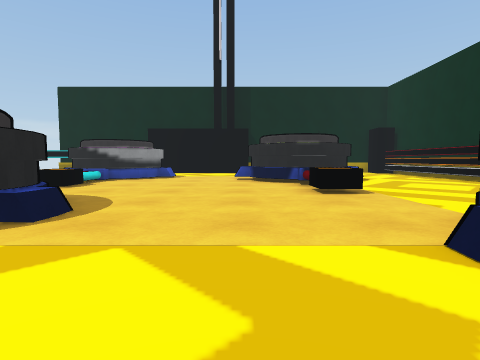
View 1 (above)

19 first-person views from a walk through a scene from a Unity 3-D project. The camera is 0.72 m above the floor, tilts 4° down and sees 80° across. The floor is counted in squares, 1 m on a side. Each view is taken from the middle of a square. On the plan, view 1 faces up. The plan holds only what a view shows up to about 10 squares ahead; the rest is blank. The player character is not drawn.

View 2
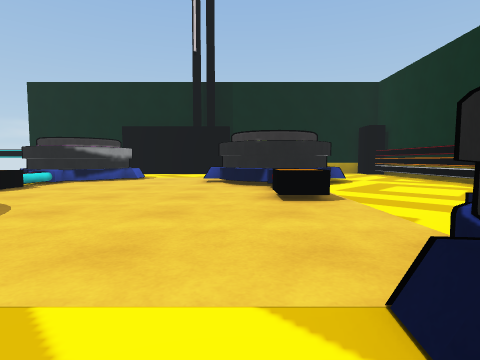

View 3
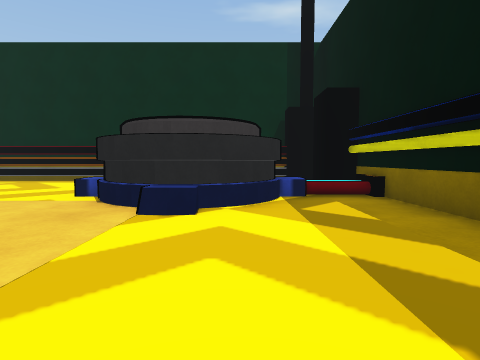

View 4
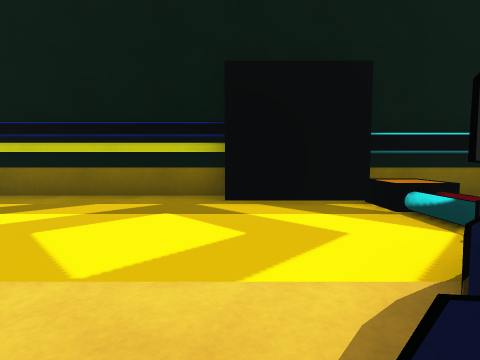

View 5
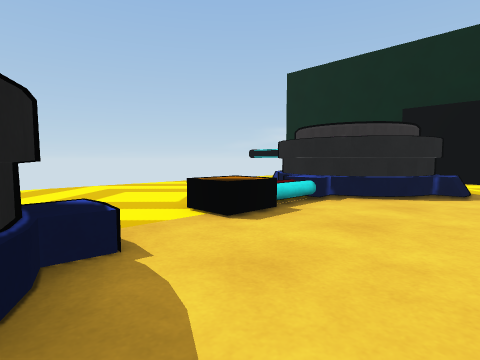

View 6
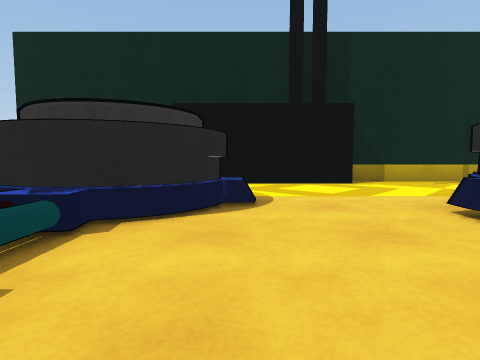

View 7
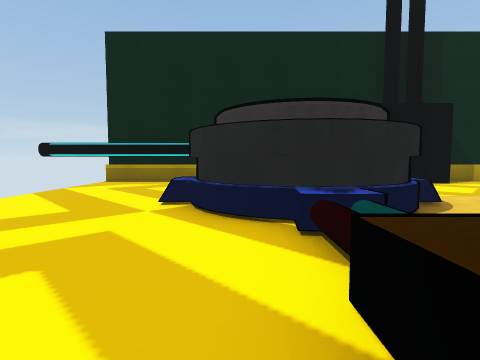

View 8
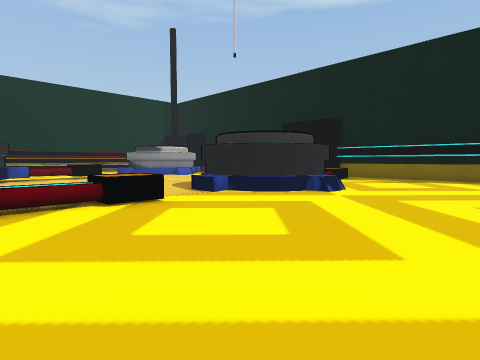

View 9
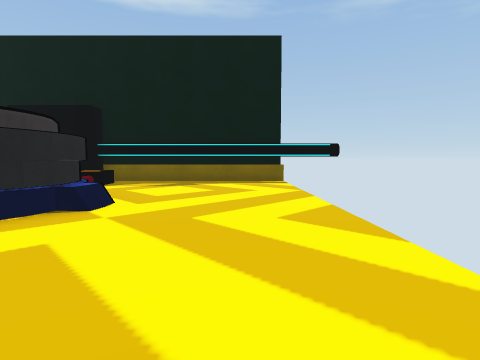

View 10
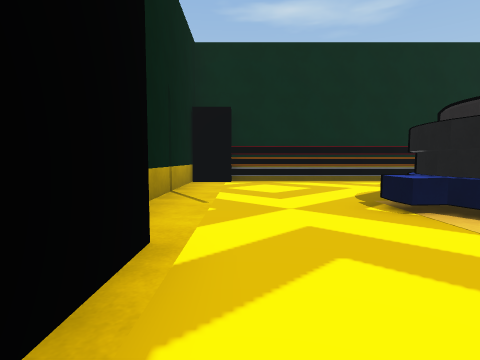

View 11
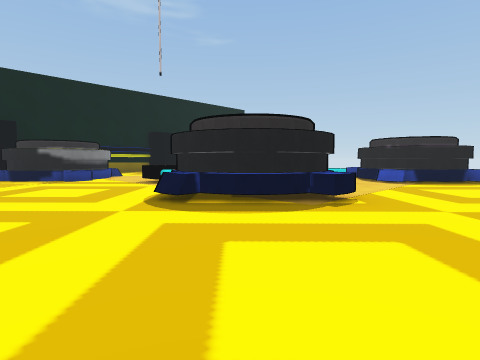

View 12
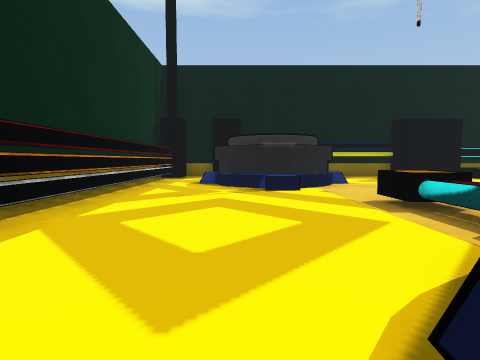

View 13
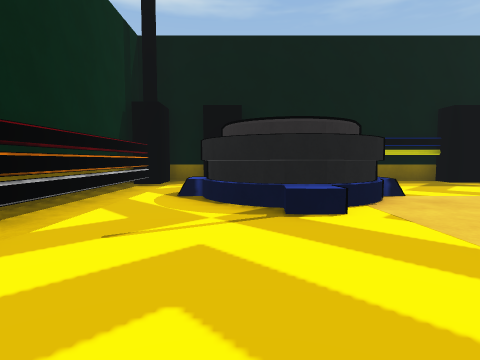

View 14
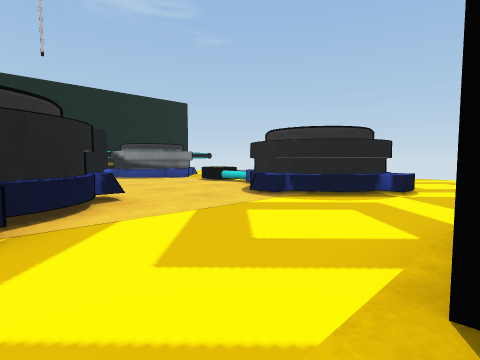

View 15
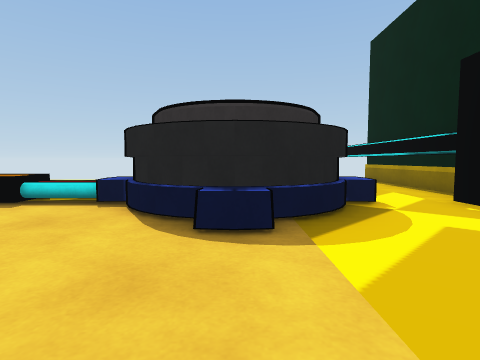

View 16
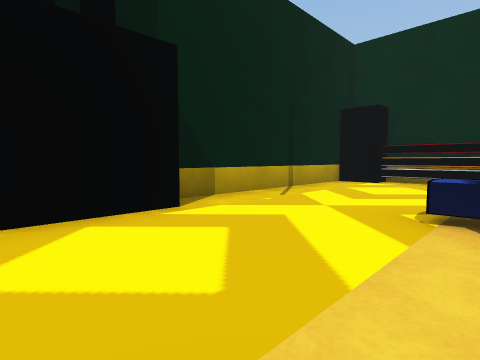

View 17
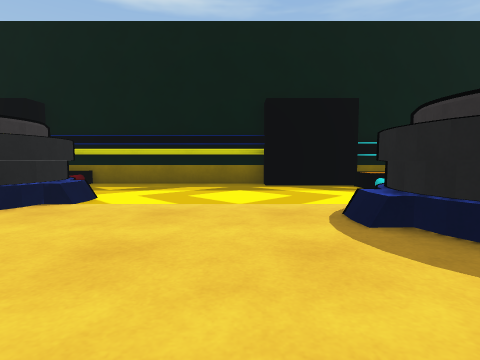

View 18
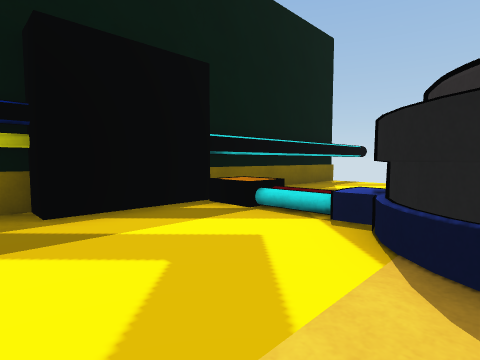

View 19
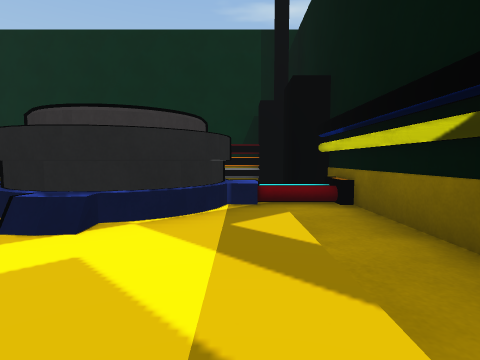

### Floor plan
Key: @ floor where view 1 was taken; # wall or solid block; . floor; = window, fence, low wall or low ledge; O other object.
Columns run from 11 left of view 1 to 9 right of it. Each row starts with its distance up from view 1.
 17            #########
 16 ############.......
 15  ..................##
 14  .....=............##
 13  ....###.....=.....#
 12  ...## ##...###....#
 11  ....###...#####...#
 10  .....#....#####...#
  9  .....O.....###....#
  8  .....O......#.....#
  7  ............O.....#
  6  .....=......O.....#
  5  ....###...........#
  4  ...=# ##......#...#
  3  ....####.....###..#
  2  .....##.....## ##.#
  1  .....O.......## ..#
  0  .....OO...@...#  .##
 -1 #.....O ##.....O# . #
 -2 ###############O###

Positions as (right, up) in squares from view 1, and headings:
1: (0, 0), facing up
2: (1, 1), facing up
3: (-2, 1), facing right
4: (-2, 4), facing down
5: (-2, 5), facing up-left
6: (-3, 7), facing up
7: (-6, 7), facing up
8: (-10, 10), facing down-right
9: (-9, 8), facing down
10: (-2, 15), facing right
11: (7, 15), facing down-left
12: (5, 11), facing down
13: (5, 8), facing down
14: (2, 16), facing down-left
15: (0, 12), facing left
16: (-2, 12), facing up-right
17: (-1, 7), facing down
18: (-1, 3), facing down-left
19: (-1, 0), facing right
